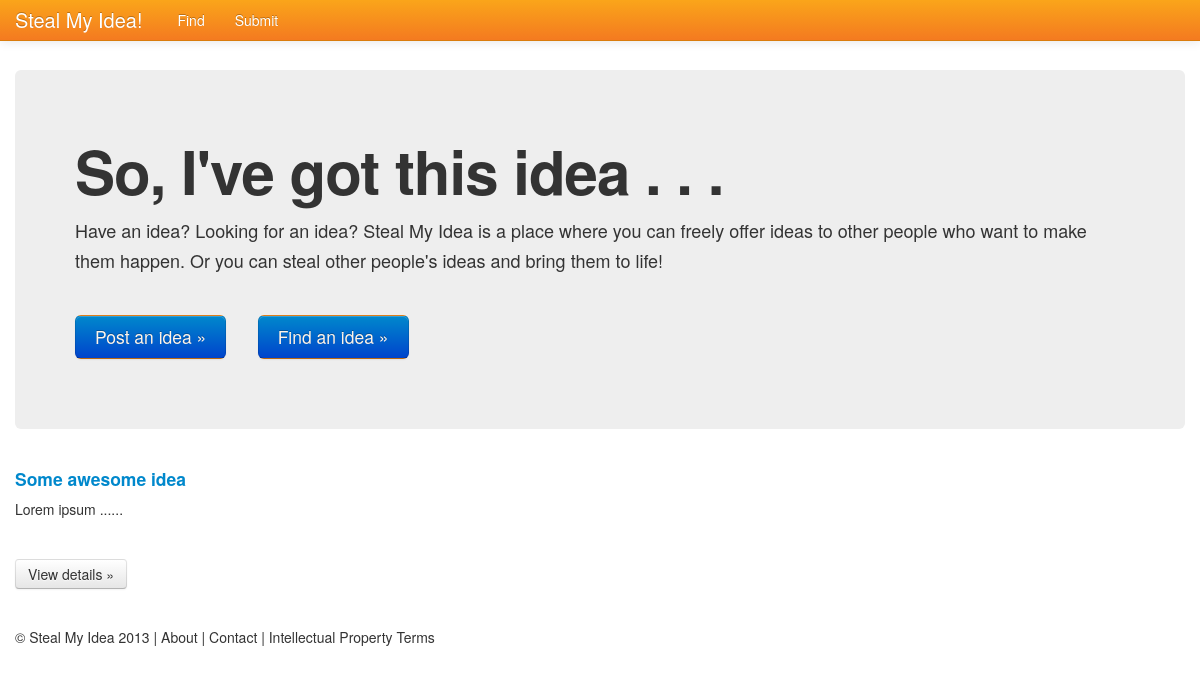
The page /ideas-to-steal/ on the database as committed earlier.
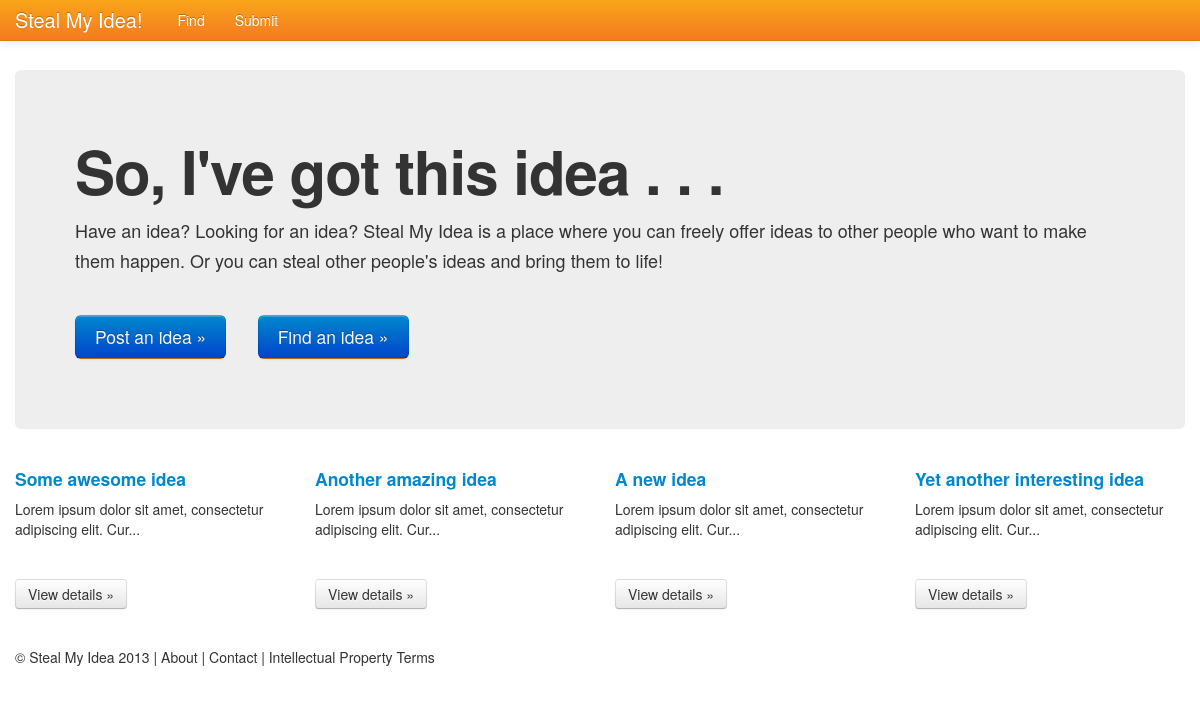
The same page on the database as committed later.
### ideas/models.py (models this page shows, shortened)
class Idea(models.Model):
    HELP = 'Help! Work with me to make this idea a reality'
    EXECUTION = 'Someone, anyone to make take this idea and make it a reality'
    MONEY = 'Money to take this idea and turn it into a reality'
    AUTHOR_WANTS_OPTIONS = (
        (HELP,      'Help! Work with me to make this idea a reality'),
        (EXECUTION, 'Someone, anyone to make take this idea and make it a reality'),
        (MONEY,     'Money to take this idea and turn it into a reality'),
    )
    title = models.CharField(max_length=200)
    date_published = models.DateTimeField(auto_now_add=True)
    description = models.TextField()
    author_wants = models.CharField(max_length=100, choices=AUTHOR_WANTS_OPTIONS, default=EXECUTION)
    votes = models.IntegerField(default=0)

### ideas/views.py (the view)
class HomeView(generic.ListView):
    template_name = 'ideas/home.html'
    context_object_name = 'latest_idea_list'
    def get_queryset(self):
        return Idea.objects.order_by('-votes')[:4]

### ideas/templates/ideas/home.html
{% include 'ideas/header.html' %}
<div class="hero-unit">
  <h1>So, I've got this idea . . .</h1>
  <p>Have an idea? Looking for an idea? Steal My Idea is a place where you can freely offer ideas to other people who want to make them happen. Or you can steal other people's ideas and bring them to life!</p>
  <p>
    <a href="{% url 'admin:index' %}ideas/idea/add/"
       class="btn btn-primary btn-large">Post an idea &raquo;</a>
    <a href="{% url 'ideas:index' %}"
       class="btn btn-primary btn-large">Find an idea &raquo;</a>
  </p>
</div>
{% if latest_idea_list %}
  <div class="row">
    {% for idea in latest_idea_list %}
    <div class="span3">
      <h4><a href="{% url 'ideas:single' idea.id %}">{{ idea.title }}</a></h4>
      <p>{{ idea.description|slice:':60' }}...</p>
      <p><a class="btn" href="{% url 'ideas:single' idea.id %}">View details &raquo;</a></p>
    </div>
    {% endfor %}
  </div>
{% else %}
    <p>There are no ideas to steal right now :( </p>
{% endif %}
{% include 'ideas/footer.html' %}

Rows that differ between the two databases and show on the page:
changed Idea "Some awesome idea": description "Lorem ipsum ..." → "Lorem ipsum dolor sit amet, consectetur adipiscing elit. Cur"
added Idea: title "Another amazing idea", description "Lorem ipsum dolor sit amet, consectetur adipiscing elit. Cur"
added Idea: title "A new idea", description "Lorem ipsum dolor sit amet, consectetur adipiscing elit. Cur"
added Idea: title "Yet another interesting idea", description "Lorem ipsum dolor sit amet, consectetur adipiscing elit. Cur"
